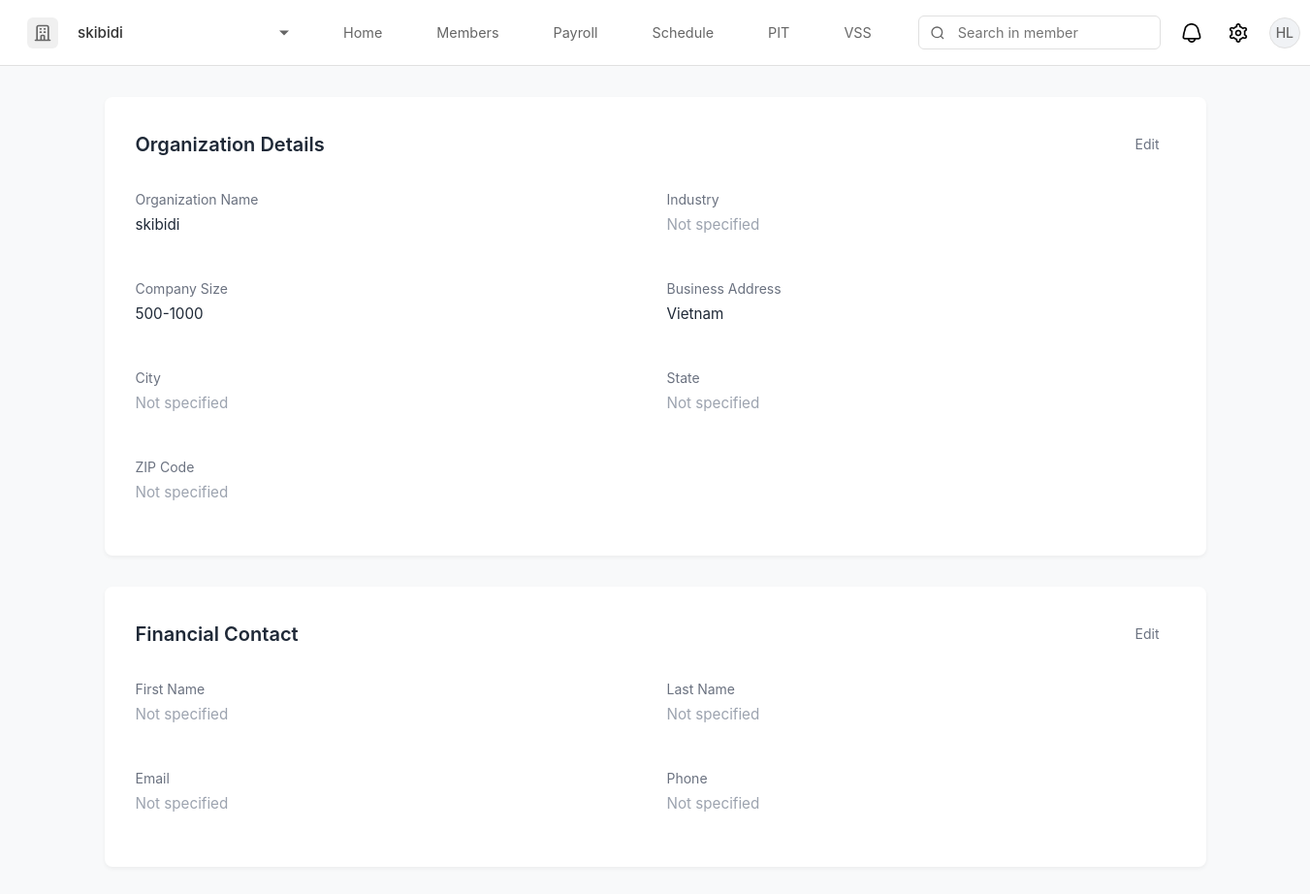
/settings (signed in), run on the app's committed database.
### app.py (models this page shows, shortened)
class Organization(db.Model):
    id = db.Column(db.Integer, primary_key=True)
    name = db.Column(db.String(120), nullable=False)
    industry = db.Column(db.String(80))
    size = db.Column(db.String(50))
    location = db.Column(db.String(120))
    logo_url = db.Column(db.String(255))
    created_at = db.Column(db.DateTime, default=datetime.utcnow)
    users = db.relationship('User', backref='org', lazy=True)

class User(db.Model):
    id = db.Column(db.Integer, primary_key=True)
    email = db.Column(db.String(120), unique=True, nullable=False)
    password = db.Column(db.String(80), nullable=False)
    first_name = db.Column(db.String(80))
    last_name = db.Column(db.String(80))
    preferred_name = db.Column(db.String(80))
    date_of_birth = db.Column(db.String(20))
    citizenship = db.Column(db.String(80))
    phone = db.Column(db.String(20))
    tax_residence = db.Column(db.String(80))
    department = db.Column(db.String(80))
    job_title = db.Column(db.String(80))
    seniority_level = db.Column(db.String(80))
    created_at = db.Column(db.DateTime, default=datetime.utcnow)
    profile_completed = db.Column(db.Boolean, default=False)
    organization_id = db.Column(db.Integer, db.ForeignKey('organization.id'))
    organization = db.relationship('Organization')
    avatar_url = db.Column(db.String(255))
    reset_token = db.Column(db.String(100), unique=True)
    reset_token_expiry = db.Column(db.DateTime)
    @property
    def name(self):
        if self.preferred_name:
            return self.preferred_name
        if self.first_name and self.last_name:
            return f"{self.first_name} {self.last_name}"
        return "None"

### app.py (the view)
@app.route('/settings')
def settings():
    if 'user_id' not in session:
        return redirect('/login')
    user = User.query.get(session['user_id'])
    if not user:
        session.pop('user_id', None)
        return redirect('/login')
    organization = None
    if user.organization_id:
        organization = Organization.query.get(user.organization_id)
    return render_template('settings.html', user=user, organization=organization)

### app.py (called while the page is built)
@app.context_processor
def inject_organization():
    if 'user_id' in session:
        user = User.query.get(session['user_id'])
        if user and user.organization_id:
            organization = Organization.query.get(user.organization_id)
            return {'organization': organization}
    return {'organization': None}

### templates/settings.html (shortened to what this page needs)
{% extends "base.html" %}
{% block content %}
<div class="settings-container">
    <div class="settings-section">
        <div class="section-header">
            <h2 class="section-title">Organization Details</h2>
            <button class="edit-button">Edit</button>
        </div>
        <div class="info-grid">
            <div class="info-item">
                <div class="info-label">Organization Name</div>
                <div class="info-value">{{ organization.name if organization and organization.name else 'Not specified' }}</div>
            </div>
            <div class="info-item">
                <div class="info-label">Industry</div>
                <div class="info-value not-specified">Not specified</div>
            </div>
            <div class="info-item">
                <div class="info-label">Company Size</div>
                <div class="info-value">{{ organization.size if organization and organization.size else 'Not specified' }}</div>
            </div>
            <div class="info-item">
                <div class="info-label">Business Address</div>
                <div class="info-value">{{ organization.location if organization and organization.location else 'Not specified' }}</div>
            </div>
            <div class="info-item">
                <div class="info-label">City</div>
                <div class="info-value not-specified">Not specified</div>
            </div>
            <div class="info-item">
                <div class="info-label">State</div>
                <div class="info-value not-specified">Not specified</div>
            </div>
            <div class="info-item">
                <div class="info-label">ZIP Code</div>
                <div class="info-value not-specified">Not specified</div>
            </div>
        </div>
    </div>
        <div class="settings-section">
        <div class="section-header">
            <h2 class="section-title">Financial Contact</h2>
            <button class="edit-button">Edit</button>
        </div>
        <div class="info-grid">
            <div class="info-item">
                <div class="info-label">First Name</div>
                <div class="info-value not-specified">Not specified</div>
            </div>
            <div class="info-item">
                <div class="info-label">Last Name</div>
                <div class="info-value not-specified">Not specified</div>
            </div>
            <div class="info-item">
                <div class="info-label">Email</div>
                <div class="info-value not-specified">Not specified</div>
            </div>
            <div class="info-item">
                <div class="info-label">Phone</div>
                <div class="info-value not-specified">Not specified</div>
            </div>
        </div>
    </div>
</div>
{% endblock %}

### templates/base.html (shortened to what this page needs)
<!DOCTYPE html>
<html lang="en">
<head>
    <link rel="stylesheet" href="https://cdn.jsdelivr.net/npm/flatpickr/dist/flatpickr.min.css">
</head>
<body>
    {% if not hide_navbar %}
    <nav class="navbar">
        <div class="company-section">
            <div class="company-logo">
                <svg xmlns="http://www.w3.org/2000/svg" fill="none" viewBox="0 0 24 24" stroke="currentColor">
                    <path stroke-linecap="round" stroke-linejoin="round" stroke-width="2" d="M19 21V5a2 2 0 00-2-2H7a2 2 0 00-2 2v16m14 0h2m-2 0h-5m-9 0H3m2 0h5M9 7h1m-1 4h1m4-4h1m-1 4h1m-5 10v-5a1 1 0 011-1h2a1 1 0 011 1v5m-4 0h4" />
                </svg>
            </div>
            <select class="company-select" onchange="if(this.value === 'add') window.location.href='/organization/setup';">
                <option value="{{ organization.id if organization else '' }}">{{ organization.name if organization else 'Select organization' }}</option>
            </select>
        </div>
        <div class="nav-links">
            <a href="/" class="nav-link {% if request.path == '/' %}active{% endif %}">Home</a>
            <a href="/members" class="nav-link {% if request.path == '/members' %}active{% endif %}">Members</a>
            <a href="#" class="nav-link {% if request.path == '/payroll' %}active{% endif %}">Payroll</a>
            <a href="#" class="nav-link {% if request.path == '/schedule' %}active{% endif %}">Schedule</a>
            <a href="#" class="nav-link {% if request.path == '/pit' %}active{% endif %}">PIT</a>
            <a href="#" class="nav-link {% if request.path == '/vss' %}active{% endif %}">VSS</a>
        </div>
        <div class="search-section">
            <div class="search-bar-wrapper">
                <div class="search-icon">
                    <svg viewBox="0 0 24 24" fill="none" stroke="currentColor" stroke-width="2">
                        <circle cx="11" cy="11" r="8"></circle>
                        <path d="M21 21l-4.35-4.35"></path>
                    </svg>
                </div>
                <input type="text" class="search-bar" placeholder="Search in member">
            </div>
            <div class="user-profile">
                <div class="notification-icon">
                    <img src="{{ url_for('static', filename='images/bell.png') }}" alt="Notifications">
                </div>
                <a href="/settings" class="settings-icon">
                    <img src="{{ url_for('static', filename='images/settings.png') }}" alt="Settings">
                </a>
                <div class="profile-pic" id="profileButton">
                    {% if user and user.avatar_url %}
                        <img src="{{ user.avatar_url }}" alt="Profile" style="width: 100%; height: 100%; object-fit: cover;">
                    {% else %}
                        <div class="avatar-initials">
                            {% if user %}
                                {% if user.preferred_name %}
                                    {{ user.preferred_name[0].upper() }}
                                {% elif user.first_name and user.last_name %}
                                    {{ (user.first_name[0] + user.last_name[0]).upper() }}
                                {% elif user.first_name %}
                                    {{ user.first_name[0].upper() }}
                                {% elif user.email %}
                                    {{ user.email[0].upper() }}
                                {% else %}
                                    U
                                {% endif %}
                            {% else %}
                                G
                            {% endif %}
                        </div>
                    {% endif %}
                </div>
            </div>
        </div>
    </nav>
    {% endif %}
    {% block content %}{% endblock %}
</body>
</html>

### templates/base.html (style rules this page uses)
* { margin: 0; padding: 0; box-sizing: border-box; font-family: -apple-system, BlinkMacSystemFont, 'Segoe UI', Roboto, Oxygen, Ubuntu, Cantarell, sans-serif; }
body { background-color: #f8f9fa; min-height: 100vh; }
.navbar { background: white; padding: 0.75rem 1.5rem; border-bottom: 1px solid #e0e0e0; display: flex; align-items: center; gap: 2rem; position: sticky; top: 0; z-index: 100; }
.company-section { display: flex; align-items: center; gap: 0.75rem; padding: 0.25rem; position: relative; cursor: pointer; border-radius: 6px; transition: all 0.2s; }
.company-logo { width: 32px; height: 32px; display: flex; align-items: center; justify-content: center; background-color: #f0f0f0; border-radius: 6px; }
.company-logo svg { width: 20px; height: 20px; color: #666; }
.company-select { appearance: none; -webkit-appearance: none; -moz-appearance: none; background: transparent; border: none; padding: 0.5rem; padding-right: 1.5rem; font-size: 0.95rem; color: #333; cursor: pointer; min-width: 200px; font-weight: 500; }
.company-section::after { content: ''; position: absolute; right: 0.5rem; top: 50%; transform: translateY(-50%); width: 0; height: 0; border-left: 5px solid transparent; border-right: 5px solid transparent; border-top: 5px solid #666; }
select option { padding: 0.75rem 1rem; font-size: 0.95rem; }
.nav-links { display: flex; gap: 1.5rem; align-items: center; }
.nav-link { color: #666; text-decoration: none; font-size: 0.9rem; padding: 0.75rem 1rem; border-radius: 6px; transition: all 0.2s; position: relative; }
.search-section { margin-left: auto; display: flex; align-items: center; gap: 1rem; }
.search-bar-wrapper { position: relative; display: flex; align-items: center; }
.search-bar { padding: 0.5rem 1rem; padding-left: 2.5rem; border: 1px solid #e0e0e0; border-radius: 6px; width: 250px; font-size: 0.9rem; background: white; }
.search-icon { position: absolute; left: 0.75rem; color: #666; display: flex; align-items: center; justify-content: center; }
.search-icon svg { width: 16px; height: 16px; }
.user-profile { display: flex; align-items: center; gap: 1rem; position: relative; }
.notification-icon, .settings-icon { width: 32px; height: 32px; display: flex; align-items: center; justify-content: center; color: #666; cursor: pointer; padding: 0.5rem; border-radius: 50%; transition: all 0.2s; }
.notification-icon img { width: 20px; height: 20px; object-fit: contain; transition: all 0.2s; }
.settings-icon img { width: 20px; height: 20px; object-fit: contain; transition: all 0.2s; }
.profile-pic { width: 32px; height: 32px; border-radius: 50%; cursor: pointer; overflow: hidden; border: 1px solid #e0e0e0; background-color: #f0f2f5; display: flex; align-items: center; justify-content: center; }
.avatar-initials { font-size: 0.875rem; color: #666; font-weight: 500; display: flex; align-items: center; justify-content: center; width: 100%; height: 100%; text-transform: uppercase; }

### templates/settings.html (style rules this page uses)
.settings-container { max-width: 1200px; margin: 2rem auto; padding: 0 2rem; }
.settings-section { background: white; border-radius: 8px; box-shadow: 0 2px 4px rgba(0,0,0,0.05); padding: 2rem; margin-bottom: 2rem; }
.settings-section:last-child { margin-bottom: 0; }
.section-header { display: flex; justify-content: space-between; align-items: center; margin-bottom: 2rem; }
.section-title { font-size: 1.25rem; font-weight: 600; color: #1f2937; margin: 0; }
.edit-button { padding: 0.5rem 1rem; font-size: 0.875rem; color: #6b7280; background: none; border: none; cursor: pointer; transition: color 0.2s; }
.info-grid { display: grid; grid-template-columns: repeat(2, 1fr); gap: 1.5rem; }
.info-item { margin-bottom: 1.5rem; }
.info-label { font-size: 0.875rem; color: #6b7280; margin-bottom: 0.5rem; }
.info-value { font-size: 0.95rem; color: #1f2937; }
.not-specified { color: #9ca3af; }

### data on the page
Organization: name "skibidi", size "500-1000", location "Vietnam"
User: (user.first_name[0]+user.last_name[0]).upper() "HL"
